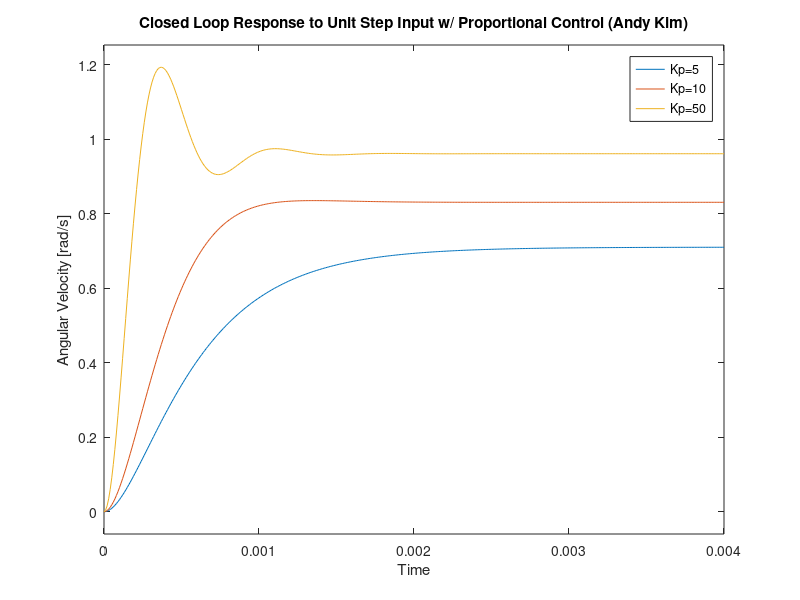
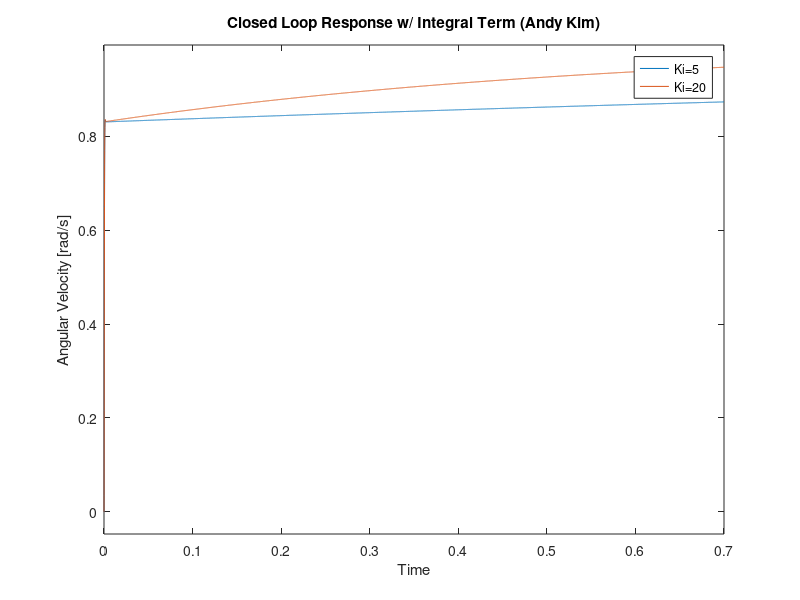
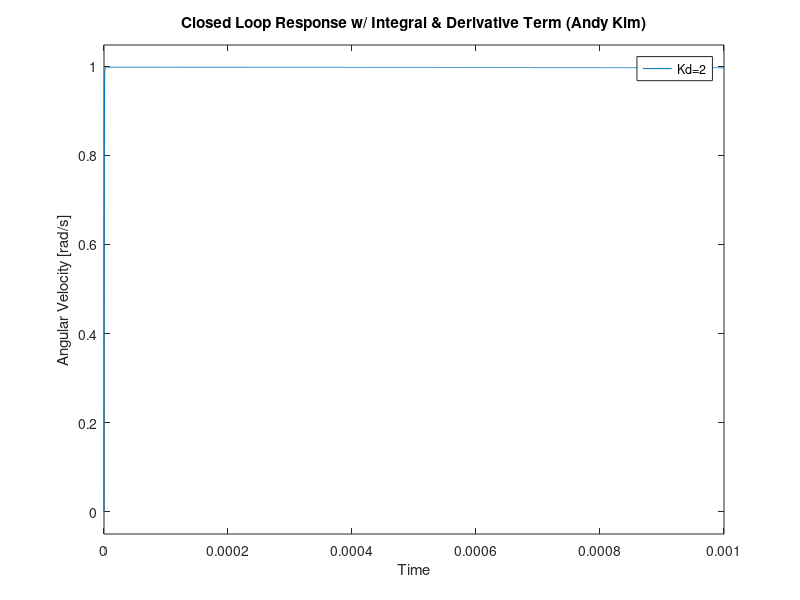
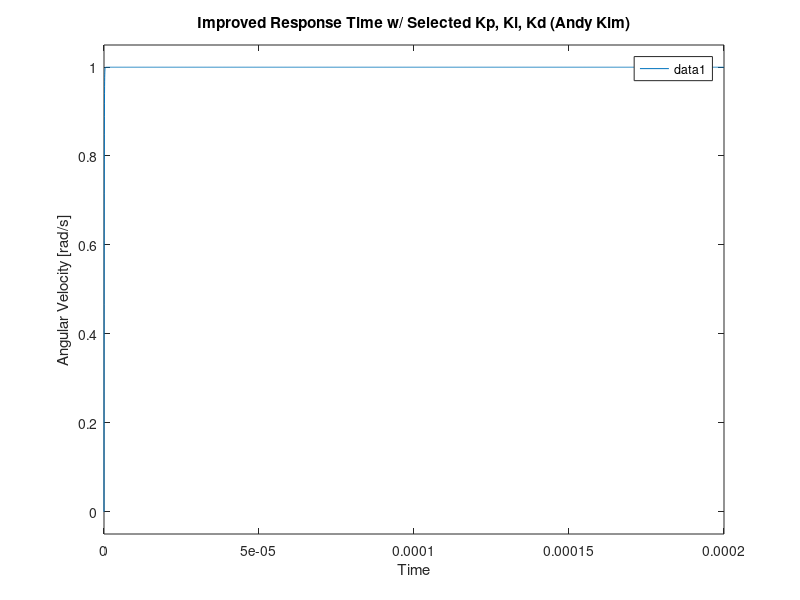

These charts were generated, in order, by the following MATLAB code:
% Andy Kim
% ME 351 HW #2
% Servo Motor Feedback Controller

% Parameters
R = 8.4;                        % Ohms / Resistance
L = 0.00116;                    % H / Inductance
B = 0.01;                       % N-m-s / Damping Coefficient
Jm = 5.25e-6;                   % kgm^2 / Inertia of Motor
Jd = 0.5 * 0.053 * (0.0248^2);  % kgm^2 / Inertia of Disk
Km = 0.042;                     % N-m/A / Motor Torque Constant
Kb = 0.042;                     % V/(rad/s) / Emf Constant
                                
% Transfer Function
s = tf('s');
P_motor = Km /(((Jm + Jd)*s+B)*(L*s+R)+(Km*Kb));

% 5a: Closed Loop Response to Unit Step Input w/ Proportional Control
Kp1 = 5;         % Proportional Control 1
Kp2 = 10;        % Proportional Control 2
Kp3 = 50;        % Proportional Control 3

c1 = pid(Kp1);   % Controller 1 (P)
c2 = pid(Kp2);   % Controller 2 (P)
c3 = pid(Kp3);   % Controller 3 (P)

sys_cl1 = feedback(c1*P_motor, 1);  % Closed Loop Response for Kp1
sys_cl2 = feedback(c2*P_motor, 1);  % Closed Loop Response for Kp2
sys_cl3 = feedback(c3*P_motor, 1);  % Closed Loop Response for Kp3

figure(1);
step(sys_cl1, sys_cl2, sys_cl3, [0:1e-5:4e-3]);

grid
xlabel('Time');
ylabel('Angular Velocity [rad/s]');
legend('Kp=5', 'Kp=10', 'Kp=50');
title('Closed Loop Response to Unit Step Input w/ Proportional Control (Andy Kim)');

% 5b: Closed Loop Response to Unit Step Input w/ Proportional Integral
Ki1 = 5;            % Proportional Integral 1
Ki2 = 20;           % Proportional Integral 2

c1 = pid(Kp2, Ki1);  % Controller 1 (PI)
c2 = pid(Kp2, Ki2); % Controller 2 (PI)

sys_cl1 = feedback(c1*P_motor,1);
sys_cl2 = feedback(c2*P_motor,1);

figure(2);
step(sys_cl1, sys_cl2);

grid
xlabel('Time');
ylabel('Angular Velocity [rad/s]');
legend('Ki=5', 'Ki=20');
title('Closed Loop Response w/ Integral Term (Andy Kim)')

% 5c: Proportional Integral + Derivative
Kd = 2;                 % Proportional Derivative

c1 = pid(Kp2, Ki2, Kd); % Controller 1 (PID)

sys_cl1 = feedback(c1*P_motor,1);

figure(3);
step(sys_cl1);

grid
xlabel('Time');
ylabel('Angular Velocity [rad/s]');
legend('Kd=2');
title('Closed Loop Response w/ Integral & Derivative Term (Andy Kim)')

% 5d: Vary Kp, Ki, Kd to improve response time
Kp = 40;                % Selected Proportional Control
Ki = 20;                % Selected Proportional Integral
Kd = 10;                % Selected Proportional Derivative

c = pid(Kp, Ki, Kd);    % Controller (Improved PID)

sys_cl = feedback(c*P_motor,1);

figure(4);
step(sys_cl);

grid
xlabel('Time');
ylabel('Angular Velocity [rad/s]');
legend();
title('Improved Response Time w/ Selected Kp, Ki, Kd (Andy Kim)')


